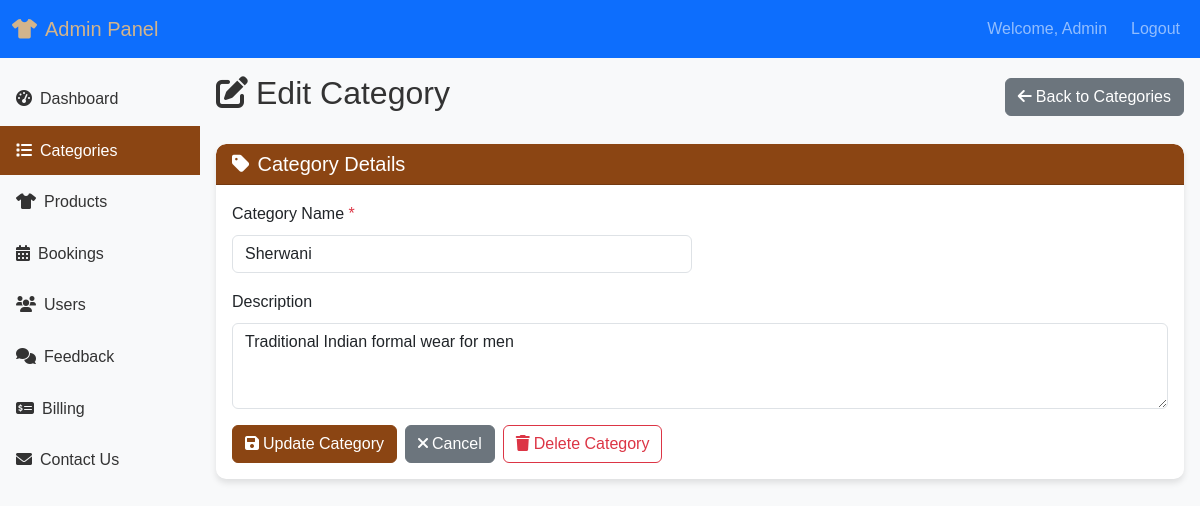
The page /admin/categories-edit.php?id=1 (signed in) on the database its author committed.
### tables this page shows
CREATE TABLE `categories` (
  `id` int(11) NOT NULL AUTO_INCREMENT,
  `name` varchar(100) NOT NULL,
  `description` text,
  `created_at` timestamp NOT NULL DEFAULT CURRENT_TIMESTAMP,
  PRIMARY KEY (`id`)
);

### admin/categories-edit.php (the view, shortened to what this page needs)
<?php include "includes/admin-header.php"; include "../config/db.php";
$id = (int)$_GET['id'];
try {
    $stmt = $pdo->prepare("SELECT * FROM categories WHERE id=?");
    $stmt->execute([$id]);
    $cat = $stmt->fetch();
} catch (PDOException $e) {
    $_SESSION['error'] = "Error loading category: " . $e->getMessage();
    header('Location: manage-categories.php');
    exit();
}
?>
<div class="d-flex justify-content-between align-items-center mb-4">
    <h2><i class="fas fa-edit me-2"></i>Edit Category</h2>
    <a href="manage-categories.php" class="btn btn-secondary">
        <i class="fas fa-arrow-left me-1"></i>Back to Categories
    </a>
</div>
<div class="admin-table">
    <div class="card">
        <div class="card-header">
            <h5 class="mb-0"><i class="fas fa-tag me-2"></i>Category Details</h5>
        </div>
        <div class="card-body">
            <form method="POST" class="row g-3">
                <div class="col-md-6">
                    <label for="name" class="form-label">Category Name <span class="text-danger">*</span></label>
                    <input type="text" class="form-control" id="name" name="name"
                           value="<?= htmlspecialchars($cat['name']) ?>" required
                           placeholder="Enter category name">
                </div>
                <div class="col-12">
                    <label for="description" class="form-label">Description</label>
                    <textarea class="form-control" id="description" name="description" rows="3"
                              placeholder="Enter category description (optional)"><?= htmlspecialchars($cat['description']) ?></textarea>
                </div>
                <div class="col-12">
                    <div class="d-flex gap-2">
                        <button type="submit" class="btn btn-primary">
                            <i class="fas fa-save me-1"></i>Update Category
                        </button>
                        <a href="manage-categories.php" class="btn btn-secondary">
                            <i class="fas fa-times me-1"></i>Cancel
                        </a>
                        <button type="button" class="btn btn-outline-danger"
                                onclick="confirmDeleteCategory(<?= $cat['id'] ?>, '<?= htmlspecialchars($cat['name']) ?>')">
                            <i class="fas fa-trash me-1"></i>Delete Category
                        </button>
                    </div>
                </div>
            </form>
        </div>
    </div>
</div>
<?php include "includes/admin-footer.php"; ?>

### assets/css/style.css (style rules this page uses)
:root { --primary-color: #8B4513; --secondary-color: #DAA520; --accent-color: #CD853F; --dark-color: #2C1810; --light-color: #F5F5DC; }
body { font-family: 'Arial', sans-serif; line-height: 1.6; color: #333; background-color: #f8f9fa; }
.btn-primary { background-color: var(--primary-color); border-color: var(--primary-color); }

### assets/css/admin.css (style rules this page uses)
:root { --primary-color: #8B4513; --secondary-color: #d2b48c; --dark-color: #4B2C06; }
.card { border: none; border-radius: 10px; box-shadow: 0 4px 6px rgba(0, 0, 0, 0.1); }
.card-header { background-color: var(--primary-color); color: white; border-radius: 10px 10px 0 0 !important; }
.btn-primary { background-color: var(--primary-color); border-color: var(--primary-color); }
.admin-table { background: white; border-radius: 10px; overflow: hidden; box-shadow: 0 4px 6px rgba(0, 0, 0, 0.1); margin-bottom: 2rem; }

### rows shown on the page
categories: name "Sherwani", description "Traditional Indian formal wear for men"

### other values the page prints
$_SESSION['admin_name'] "Admin"
